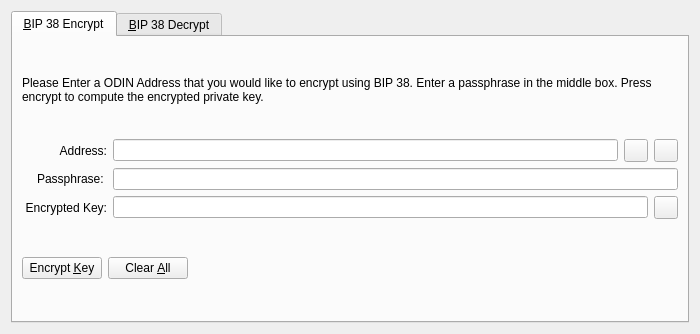
<?xml version="1.0" encoding="UTF-8"?>
<ui version="4.0">
 <class>Bip38ToolDialog</class>
 <widget class="QDialog" name="Bip38ToolDialog">
  <property name="geometry">
   <rect>
    <x>0</x>
    <y>0</y>
    <width>700</width>
    <height>334</height>
   </rect>
  </property>
  <property name="windowTitle">
   <string>BIP 38 Tool</string>
  </property>
  <property name="modal">
   <bool>true</bool>
  </property>
  <layout class="QVBoxLayout" name="verticalLayout">
   <item>
    <widget class="QTabWidget" name="tabWidget">
     <property name="currentIndex">
      <number>0</number>
     </property>
     <widget class="QWidget" name="tabBip38Encrypt">
      <attribute name="title">
       <string>&amp;BIP 38 Encrypt</string>
      </attribute>
      <layout class="QVBoxLayout" name="verticalLayout_SM">
       <item>
        <widget class="QLabel" name="infoLabel_ENC">
         <property name="text">
          <string>Please Enter a ODIN Address that you would like to encrypt using BIP 38. Enter a passphrase in the middle box. Press encrypt to compute the encrypted private key.</string>
         </property>
         <property name="textFormat">
          <enum>Qt::PlainText</enum>
         </property>
         <property name="alignment">
          <set>Qt::AlignLeading|Qt::AlignLeft|Qt::AlignVCenter</set>
         </property>
         <property name="wordWrap">
          <bool>true</bool>
         </property>
        </widget>
       </item>
       <item>
        <layout class="QHBoxLayout" name="horizontalLayout_1_ENC">
         <item>
          <widget class="QLabel" name="label_5">
           <property name="minimumSize">
            <size>
             <width>85</width>
             <height>0</height>
            </size>
           </property>
           <property name="text">
            <string>Address:</string>
           </property>
           <property name="alignment">
            <set>Qt::AlignRight|Qt::AlignTrailing|Qt::AlignVCenter</set>
           </property>
          </widget>
         </item>
         <item>
          <widget class="QValidatedLineEdit" name="addressIn_ENC">
           <property name="toolTip">
            <string>The ODIN address to sign the message with</string>
           </property>
          </widget>
         </item>
         <item>
          <widget class="QToolButton" name="addressBookButton_ENC">
           <property name="toolTip">
            <string>Choose previously used address</string>
           </property>
           <property name="text">
            <string/>
           </property>
           <property name="icon">
            <iconset>
             <normaloff>:/icons/address-book</normaloff>:/icons/address-book</iconset>
           </property>
           <property name="shortcut">
            <string>Alt+A</string>
           </property>
          </widget>
         </item>
         <item>
          <widget class="QToolButton" name="pasteButton_ENC">
           <property name="toolTip">
            <string>Paste address from clipboard</string>
           </property>
           <property name="text">
            <string/>
           </property>
           <property name="icon">
            <iconset>
             <normaloff>:/icons/editpaste</normaloff>:/icons/editpaste</iconset>
           </property>
           <property name="shortcut">
            <string>Alt+P</string>
           </property>
          </widget>
         </item>
        </layout>
       </item>
       <item>
        <layout class="QHBoxLayout" name="horizontalLayout_5">
         <item>
          <widget class="QLabel" name="label_6">
           <property name="minimumSize">
            <size>
             <width>85</width>
             <height>0</height>
            </size>
           </property>
           <property name="text">
            <string>Passphrase: </string>
           </property>
           <property name="alignment">
            <set>Qt::AlignRight|Qt::AlignTrailing|Qt::AlignVCenter</set>
           </property>
          </widget>
         </item>
         <item>
          <widget class="QLineEdit" name="passphraseIn_ENC">
           <property name="echoMode">
            <enum>QLineEdit::Password</enum>
           </property>
          </widget>
         </item>
        </layout>
       </item>
       <item>
        <layout class="QHBoxLayout" name="horizontalLayout_2_ENC">
         <item>
          <widget class="QLabel" name="encryptedKeyLabel_ENC">
           <property name="minimumSize">
            <size>
             <width>85</width>
             <height>0</height>
            </size>
           </property>
           <property name="text">
            <string>Encrypted Key:</string>
           </property>
           <property name="textFormat">
            <enum>Qt::PlainText</enum>
           </property>
           <property name="alignment">
            <set>Qt::AlignRight|Qt::AlignTrailing|Qt::AlignVCenter</set>
           </property>
          </widget>
         </item>
         <item>
          <widget class="QLineEdit" name="encryptedKeyOut_ENC">
           <property name="font">
            <font>
             <italic>true</italic>
            </font>
           </property>
           <property name="readOnly">
            <bool>true</bool>
           </property>
          </widget>
         </item>
         <item>
          <widget class="QToolButton" name="copyKeyButton_ENC">
           <property name="toolTip">
            <string>Copy the current signature to the system clipboard</string>
           </property>
           <property name="text">
            <string/>
           </property>
           <property name="icon">
            <iconset>
             <normaloff>:/icons/editcopy</normaloff>:/icons/editcopy</iconset>
           </property>
          </widget>
         </item>
        </layout>
       </item>
       <item>
        <layout class="QHBoxLayout" name="horizontalLayout_3_ENC">
         <item>
          <widget class="QPushButton" name="encryptKeyButton_ENC">
           <property name="toolTip">
            <string>Encrypt the private key for this ODIN address</string>
           </property>
           <property name="text">
            <string>Encrypt &amp;Key</string>
           </property>
           <property name="icon">
            <iconset>
             <normaloff>:/icons/edit</normaloff>:/icons/edit</iconset>
           </property>
           <property name="autoDefault">
            <bool>false</bool>
           </property>
          </widget>
         </item>
         <item>
          <widget class="QPushButton" name="clearButton_ENC">
           <property name="toolTip">
            <string>Reset all fields</string>
           </property>
           <property name="text">
            <string>Clear &amp;All</string>
           </property>
           <property name="icon">
            <iconset>
             <normaloff>:/icons/remove</normaloff>:/icons/remove</iconset>
           </property>
           <property name="autoDefault">
            <bool>false</bool>
           </property>
          </widget>
         </item>
         <item>
          <spacer name="horizontalSpacer_1_ENC">
           <property name="orientation">
            <enum>Qt::Horizontal</enum>
           </property>
           <property name="sizeHint" stdset="0">
            <size>
             <width>40</width>
             <height>48</height>
            </size>
           </property>
          </spacer>
         </item>
         <item>
          <widget class="QLabel" name="statusLabel_ENC">
           <property name="font">
            <font>
             <weight>75</weight>
             <bold>true</bold>
            </font>
           </property>
           <property name="text">
            <string/>
           </property>
           <property name="wordWrap">
            <bool>true</bool>
           </property>
          </widget>
         </item>
         <item>
          <spacer name="horizontalSpacer_2_ENC">
           <property name="orientation">
            <enum>Qt::Horizontal</enum>
           </property>
           <property name="sizeHint" stdset="0">
            <size>
             <width>40</width>
             <height>48</height>
            </size>
           </property>
          </spacer>
         </item>
        </layout>
       </item>
      </layout>
     </widget>
     <widget class="QWidget" name="tabBip38Decrypt">
      <attribute name="title">
       <string>&amp;BIP 38 Decrypt</string>
      </attribute>
      <layout class="QVBoxLayout" name="verticalLayout_VM">
       <item>
        <widget class="QLabel" name="infoLabel_DEC">
         <property name="text">
          <string>Enter the BIP 38 encrypted private key. Enter the passphrase in the middle box. Click Decrypt Key to compute the private key. After the key is decrypted, clicking 'Import Address' will add this private key to the wallet.</string>
         </property>
         <property name="textFormat">
          <enum>Qt::PlainText</enum>
         </property>
         <property name="wordWrap">
          <bool>true</bool>
         </property>
        </widget>
       </item>
       <item>
        <layout class="QHBoxLayout" name="horizontalLayout_3">
         <item>
          <widget class="QLabel" name="label_2">
           <property name="minimumSize">
            <size>
             <width>85</width>
             <height>0</height>
            </size>
           </property>
           <property name="text">
            <string>Encrypted Key:</string>
           </property>
           <property name="alignment">
            <set>Qt::AlignRight|Qt::AlignTrailing|Qt::AlignVCenter</set>
           </property>
          </widget>
         </item>
         <item>
          <widget class="QValidatedLineEdit" name="encryptedKeyIn_DEC">
           <property name="toolTip">
            <string>The encrypted private key</string>
           </property>
          </widget>
         </item>
         <item>
          <widget class="QToolButton" name="pasteButton_DEC">
           <property name="toolTip">
            <string>Paste address from clipboard</string>
           </property>
           <property name="text">
            <string/>
           </property>
           <property name="icon">
            <iconset>
             <normaloff>:/icons/editpaste</normaloff>:/icons/editpaste</iconset>
           </property>
           <property name="shortcut">
            <string>Alt+P</string>
           </property>
          </widget>
         </item>
        </layout>
       </item>
       <item>
        <layout class="QHBoxLayout" name="horizontalLayout">
         <item>
          <widget class="QLabel" name="label">
           <property name="minimumSize">
            <size>
             <width>85</width>
             <height>0</height>
            </size>
           </property>
           <property name="text">
            <string>Passphrase: </string>
           </property>
           <property name="alignment">
            <set>Qt::AlignRight|Qt::AlignTrailing|Qt::AlignVCenter</set>
           </property>
          </widget>
         </item>
         <item>
          <widget class="QLineEdit" name="passphraseIn_DEC">
           <property name="echoMode">
            <enum>QLineEdit::Password</enum>
           </property>
          </widget>
         </item>
        </layout>
       </item>
       <item>
        <layout class="QHBoxLayout" name="horizontalLayout_2_DEC">
         <item>
          <widget class="QPushButton" name="decryptKeyButton_DEC">
           <property name="toolTip">
            <string>Decrypt the entered key using the passphrase</string>
           </property>
           <property name="text">
            <string>Decrypt &amp;Key</string>
           </property>
           <property name="icon">
            <iconset>
             <normaloff>:/icons/transaction_0</normaloff>:/icons/transaction_0</iconset>
           </property>
           <property name="autoDefault">
            <bool>false</bool>
           </property>
          </widget>
         </item>
         <item>
          <widget class="QPushButton" name="clearButton_DEC">
           <property name="toolTip">
            <string>Reset all fields</string>
           </property>
           <property name="text">
            <string>Clear &amp;All</string>
           </property>
           <property name="icon">
            <iconset>
             <normaloff>:/icons/remove</normaloff>:/icons/remove</iconset>
           </property>
           <property name="autoDefault">
            <bool>false</bool>
           </property>
          </widget>
         </item>
         <item>
          <spacer name="horizontalSpacer_1_DEC">
           <property name="orientation">
            <enum>Qt::Horizontal</enum>
           </property>
           <property name="sizeHint" stdset="0">
            <size>
             <width>40</width>
             <height>48</height>
            </size>
           </property>
          </spacer>
         </item>
         <item>
          <widget class="QLabel" name="statusLabel_DEC">
           <property name="font">
            <font>
             <weight>75</weight>
             <bold>true</bold>
            </font>
           </property>
           <property name="text">
            <string/>
           </property>
           <property name="wordWrap">
            <bool>true</bool>
           </property>
          </widget>
         </item>
         <item>
          <spacer name="horizontalSpacer_2_DEC">
           <property name="orientation">
            <enum>Qt::Horizontal</enum>
           </property>
           <property name="sizeHint" stdset="0">
            <size>
             <width>40</width>
             <height>48</height>
            </size>
           </property>
          </spacer>
         </item>
        </layout>
       </item>
       <item>
        <layout class="QHBoxLayout" name="horizontalLayout_2">
         <item>
          <widget class="QLabel" name="label_3">
           <property name="text">
            <string>Decrypted Key:</string>
           </property>
          </widget>
         </item>
         <item>
          <widget class="QValidatedLineEdit" name="decryptedKeyOut_DEC"/>
         </item>
        </layout>
       </item>
       <item>
        <layout class="QHBoxLayout" name="horizontalLayout_4">
         <item>
          <widget class="QPushButton" name="importAddressButton_DEC">
           <property name="text">
            <string>Import Address</string>
           </property>
          </widget>
         </item>
         <item>
          <widget class="QLabel" name="label_4">
           <property name="text">
            <string>Address:</string>
           </property>
          </widget>
         </item>
         <item>
          <widget class="QLineEdit" name="addressOut_DEC"/>
         </item>
        </layout>
       </item>
      </layout>
     </widget>
    </widget>
   </item>
  </layout>
 </widget>
 <customwidgets>
  <customwidget>
   <class>QValidatedLineEdit</class>
   <extends>QLineEdit</extends>
   <header>qvalidatedlineedit.h</header>
  </customwidget>
 </customwidgets>
 <resources/>
 <connections/>
</ui>
